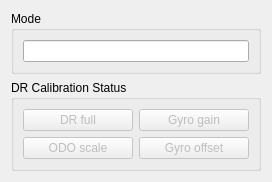
<?xml version="1.0" encoding="UTF-8"?>
<ui version="4.0">
 <class>DR_Dialog</class>
 <widget class="QDialog" name="DR_Dialog">
  <property name="geometry">
   <rect>
    <x>0</x>
    <y>0</y>
    <width>272</width>
    <height>160</height>
   </rect>
  </property>
  <property name="windowTitle">
   <string>DR</string>
  </property>
  <property name="whatsThis">
   <string/>
  </property>
  <layout class="QGridLayout" name="gridLayout_3">
   <item row="0" column="0">
    <widget class="QGroupBox" name="groupBox_2">
     <property name="font">
      <font>
       <family>Arial</family>
      </font>
     </property>
     <property name="title">
      <string>Mode</string>
     </property>
     <layout class="QGridLayout" name="gridLayout_2">
      <item row="1" column="0">
       <widget class="QLineEdit" name="lineEdit_drMode">
        <property name="font">
         <font>
          <family>Arial</family>
         </font>
        </property>
        <property name="readOnly">
         <bool>true</bool>
        </property>
       </widget>
      </item>
     </layout>
    </widget>
   </item>
   <item row="1" column="0">
    <widget class="QGroupBox" name="groupBox">
     <property name="font">
      <font>
       <family>Arial</family>
      </font>
     </property>
     <property name="title">
      <string>DR Calibration Status</string>
     </property>
     <layout class="QGridLayout" name="gridLayout">
      <item row="0" column="0">
       <widget class="QPushButton" name="pushButton_drFull">
        <property name="enabled">
         <bool>false</bool>
        </property>
        <property name="font">
         <font>
          <family>Arial</family>
         </font>
        </property>
        <property name="text">
         <string>DR full</string>
        </property>
       </widget>
      </item>
      <item row="0" column="1">
       <widget class="QPushButton" name="pushButton_gyroGain">
        <property name="enabled">
         <bool>false</bool>
        </property>
        <property name="font">
         <font>
          <family>Arial</family>
         </font>
        </property>
        <property name="text">
         <string>Gyro gain</string>
        </property>
       </widget>
      </item>
      <item row="1" column="0">
       <widget class="QPushButton" name="pushButton_odoScale">
        <property name="enabled">
         <bool>false</bool>
        </property>
        <property name="font">
         <font>
          <family>Arial</family>
         </font>
        </property>
        <property name="text">
         <string>ODO scale</string>
        </property>
       </widget>
      </item>
      <item row="1" column="1">
       <widget class="QPushButton" name="pushButton_gyroOffset">
        <property name="enabled">
         <bool>false</bool>
        </property>
        <property name="font">
         <font>
          <family>Arial</family>
         </font>
        </property>
        <property name="text">
         <string>Gyro offset</string>
        </property>
       </widget>
      </item>
     </layout>
    </widget>
   </item>
  </layout>
 </widget>
 <resources/>
 <connections/>
</ui>
